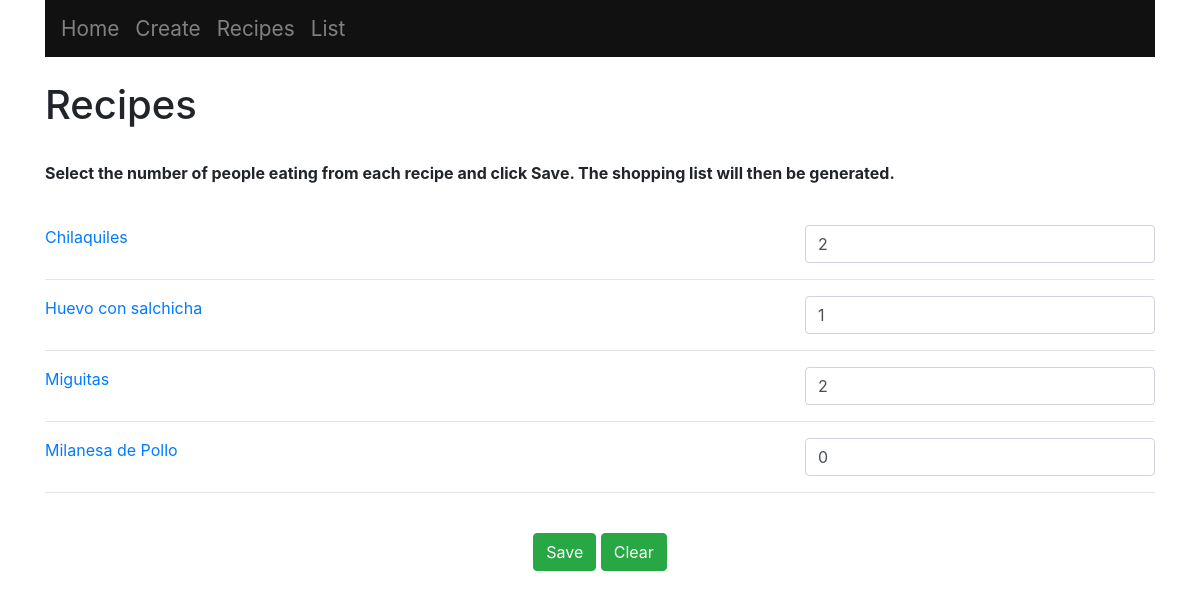
Page /recipes/ on the earlier database version.
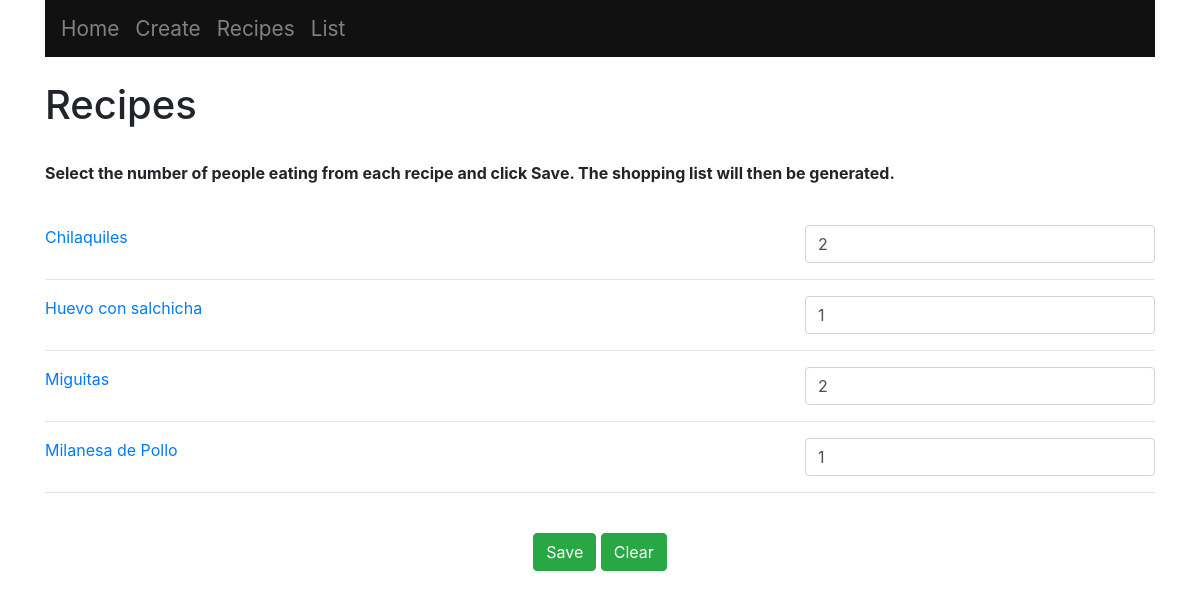
Same page on the later database version.
### main/models.py (models this page shows, shortened)
class Recipe(models.Model):
	name = models.CharField(max_length = 200)
	quantity = models.IntegerField()

### main/views.py (the view, shortened to what this page needs)
# urls.py: path("recipes/", views.recipes, name = "recipes"),
def recipes(response):
	rl = Recipe.objects.order_by('name')	#Display in alphabetical order
	return render(response, "main/recipes.html", {"rl":rl})

### main/templates/main/recipes.html (shortened to what this page needs)
{% extends "main/base.html" %}
{% block content %}
	<h1>Recipes</h1>
	<br>
	<div class="text-justify">
		<p><b>Select the number of people eating from each recipe and click Save. The shopping list will then be generated.</b></p>
	</div>
	<br>
	<form method="post", action="#">
		{% for recipe in rl %}
			<div class="row">
				<div class="col">
					<div class="recipes">
						<a href="/{{recipe.id}}">{{recipe.name}}</a>
					</div>
				</div>
				<div class="col-4">
					<input type="number" value={{recipe.quantity}} name="{{recipe.id}}", class="form-control", min="0">
				</div>
			</div>
			<hr>
		{% endfor %}
		<br>
		<div class="row">
			<div class="col-sm-12 text-center">
				<button type="submit", name="save_recipes", value="save_recipes", class="btn btn-success">Save</button>
				<button type="submit", name="clear_recipes", value="clear_recipes", class="btn btn-success">Clear</button>
			</div>
		</div>
	</form>
{% endblock %}

Differences in the rows shown:
changed Recipe "Milanesa de Pollo": quantity "0" → "1"
